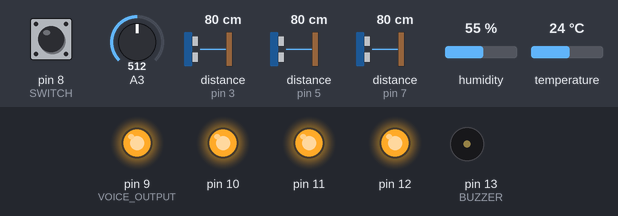
A sketch run on a simulated Arduino Uno, built with avr-gcc and run on an emulated ATmega328P. Shown: output pins drawn as LEDs (lit = HIGH), buzzer (waves = sounding, pin HIGH). Wiring (inferred from the names in the program): 3 × ultrasonic range finder: trigger pin 2, echo pin 3 / trigger pin 4, echo pin 5 / trigger pin 6, echo pin 7. Dashed ring = blinking. The inputs (shaded band) are chosen by the test bench; at power-on: distance to the obstacle (sensors on pin 3, pin 5, pin 7) 80 cm, A3 = 512, pin 8 (SWITCH) HIGH, humidity 55 %, temperature 24 °C. The echo pulse lasts 58.3 µs per cm; pins used as bus, display or sensor lines are not drawn; what the sketch prints to the serial monitor is not drawn.

Above: at 1.2 s.
1.3 s: distance to the obstacle (sensor on pin 3) set to 7 cm
2.8 s: distance to the obstacle (sensor on pin 3) set to 4 cm
At 4.1 s:
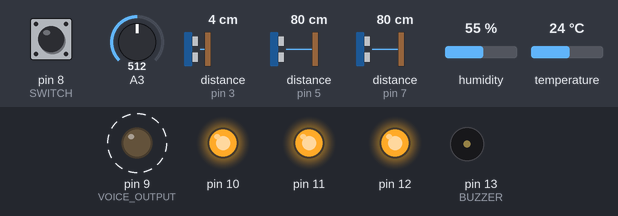
5.8 s: distance to the obstacle (sensor on pin 5) set to 2 cm
8.8 s: A3 set to 716
11.8 s: distance to the obstacle (sensor on pin 3) set to 9 cm
At 14.7 s:
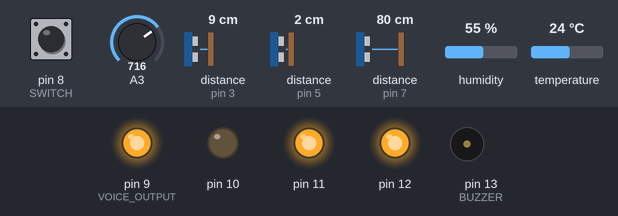
14.8 s: distance to the obstacle (sensor on pin 7) set to 2 cm
At 17.5 s:
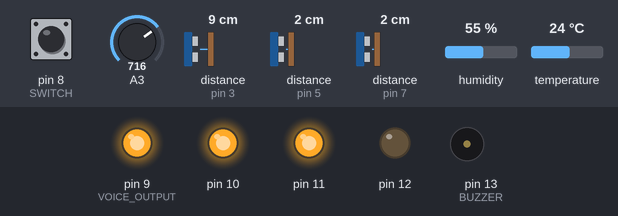
At 21.5 s:
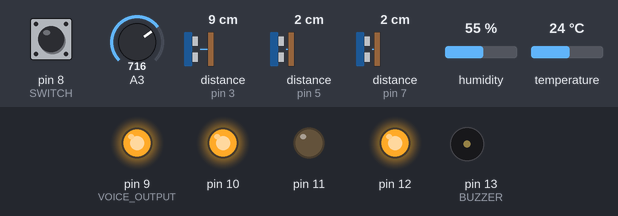
Timing chart, 0 to 28.5 s (numbered marks = the images above; inputs shaded):
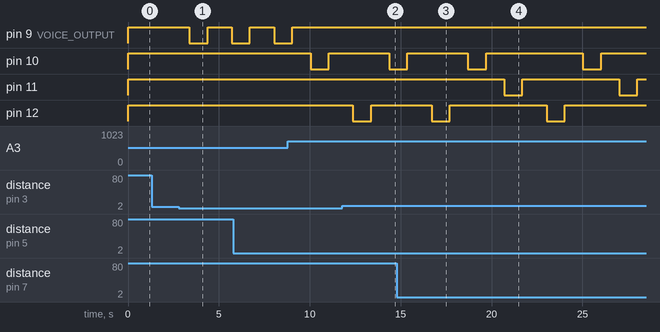

Measured:
- the behaviour switches between 6 and 5 cm on distance to the obstacle (sensor on pin 3) (found by bisection; images 0 and 1)
- after the input at 1.3 s, every drawn part: stays the same
- after the input at 2.8 s, pin 9 (VOICE_OUTPUT): HIGH → LOW after 0.58 s, → HIGH 1.0 s later, → LOW 1.3 s later
- after the input at 11.8 s, pin 9 (VOICE_OUTPUT): stays HIGH (without the input it goes to LOW after 2.6 s); pin 10: HIGH → LOW after 2.6 s
- after the input at 14.8 s, pin 11: alternates HIGH for 5.3 s and LOW for 1.0 s, starting after 5.9 s; pin 12: HIGH → LOW after 8.2 s, → HIGH 1.0 s later

The sketch:

Blindstick.ino
```cpp
#include<SoftwareSerial.h>
SoftwareSerial mySerial(A0,A1);
#include <dht.h>
dht DHT;
#define DHT11_PIN A2  // DIGITAL PIN A2
String finalCode;
String a1, b1, c1, d1, e1;
// HCSR04 - ULTRA SONIC SENSOR 3
const int trigPin1 = 2;  // TRIGGER PIN
const int echoPin1 = 3;  // ECHO PION
const int trigPin2 = 4;  // TRIGGER PIN
const int echoPin2 = 5;  // ECHO PION
const int trigPin3 = 6;  // TRIGGER PIN
const int echoPin3 = 7;  // ECHO PION
int moisture=0,sw=0;
long duration1;
int distance1;
long duration2;
int distance2;
long duration3;
int distance3;
void setup()
{
pinMode(trigPin1, OUTPUT);  // Sets the trigPin as an Output
pinMode(echoPin1, INPUT);   // Sets the echoPin as an Input
pinMode(trigPin2, OUTPUT);  // Sets the trigPin as an Output
pinMode(echoPin2, INPUT);   // Sets the echoPin as an Input
pinMode(trigPin3, OUTPUT);  // Sets the trigPin as an Output
pinMode(echoPin3, INPUT);   // Sets the echoPin as an Input

Serial.begin(9600);        // Starts the serial communication
mySerial.begin(9600);

pinMode(8,INPUT); // SWITCH
pinMode(13,OUTPUT);// BUZZER
digitalWrite(13,LOW);

pinMode(9,OUTPUT); // VOICE OUTPUT
pinMode(10,OUTPUT);
pinMode(11,OUTPUT);
pinMode(12,OUTPUT);
digitalWrite(9,HIGH);
digitalWrite(10,HIGH);
digitalWrite(11,HIGH);
digitalWrite(12,HIGH);
}
void loop()
{
usdistance1();
usdistance2();
usdistance3();

sw=digitalRead(8);
int chk = DHT.read11(DHT11_PIN);
senddata();// send data to nodemcu
moisture=analogRead(A3);

if(moisture>512)
{
  digitalWrite(12,LOW);
  delay(1000);
  digitalWrite(12,HIGH);
  delay(1000);
}

if(distance1<5)
{
digitalWrite(9,LOW);
delay(1000);
digitalWrite(9,HIGH);
delay(1000);
}
if(distance2<5)
{
digitalWrite(10,LOW);
delay(1000);
digitalWrite(10,HIGH);
delay(1000);
}

if(distance3<5)
{
digitalWrite(11,LOW);
delay(1000);
digitalWrite(11,HIGH);
delay(1000);
}

if(sw==LOW)
{
  digitalWrite(13,HIGH); // buzzer on

      mySerial.println("AT+CMGF=1");    //Sets the GSM Module in Text Mode
      delay(1000);  // Delay of 1000 milli seconds or 1 second
      mySerial.println("AT+CMGS=\"+9191XXXXXXXX\"\r"); // Replace x with mobile number
      delay(1000);
      mySerial.println("PERSON IT AT LOCATION : ");// The SMS text you want to send
      delay(100);
      mySerial.print("http://www.google.com/maps/place/"); // GMAP LINK
      delay(100);
      mySerial.print("17.0894972"); // LATITUDE
      delay(100);
      mySerial.print(",");
      delay(100);
      mySerial.print("82.0647349"); // LONGITUDE
      delay(100);
      mySerial.println((char)26);// ASCII code of CTRL+Z
      delay(1000);

   digitalWrite(13,LOW);

}


}

void usdistance1()
{

digitalWrite(trigPin1, LOW);
delayMicroseconds(2);
digitalWrite(trigPin1, HIGH);
delayMicroseconds(10);
digitalWrite(trigPin1, LOW);
duration1 = pulseIn(echoPin1, HIGH);
distance1= duration1*0.034/2;

if(distance1<100)  // IF DISTANCE IS GREATER THAN 100, THAN DISPLAY "OUT OF RANGE"
{
Serial.print("USS Distance1: ");
Serial.println(distance1);
delay(100);
}
}

void usdistance2()
{

digitalWrite(trigPin2, LOW);
delayMicroseconds(2);
digitalWrite(trigPin2, HIGH);
delayMicroseconds(10);
digitalWrite(trigPin2, LOW);
duration2 = pulseIn(echoPin2, HIGH);
distance2= duration2*0.034/2;

if(distance2<100)  // IF DISTANCE IS GREATER THAN 100, THAN DISPLAY "OUT OF RANGE"
{
Serial.print("USS Distance2: ");
Serial.println(distance2);
delay(100);
}
}

void usdistance3()
{

digitalWrite(trigPin3, LOW);
delayMicroseconds(2);
digitalWrite(trigPin3, HIGH);
delayMicroseconds(10);
digitalWrite(trigPin3, LOW);
duration3 = pulseIn(echoPin3, HIGH);
distance3= duration3*0.034/2;

if(distance3<100)  // IF DISTANCE IS GREATER THAN 100, THAN DISPLAY "OUT OF RANGE"
{
Serial.print("USS Distance: ");
Serial.println(distance3);
delay(100);
}
}

void senddata()
 {
   // SEND DATA TO NODE MCU

   a1=String(DHT.humidity); //
   b1=String(DHT.temperature);
   finalCode = a1 + "@" + b1 + "#";
   Serial.print(finalCode);

 }
```
